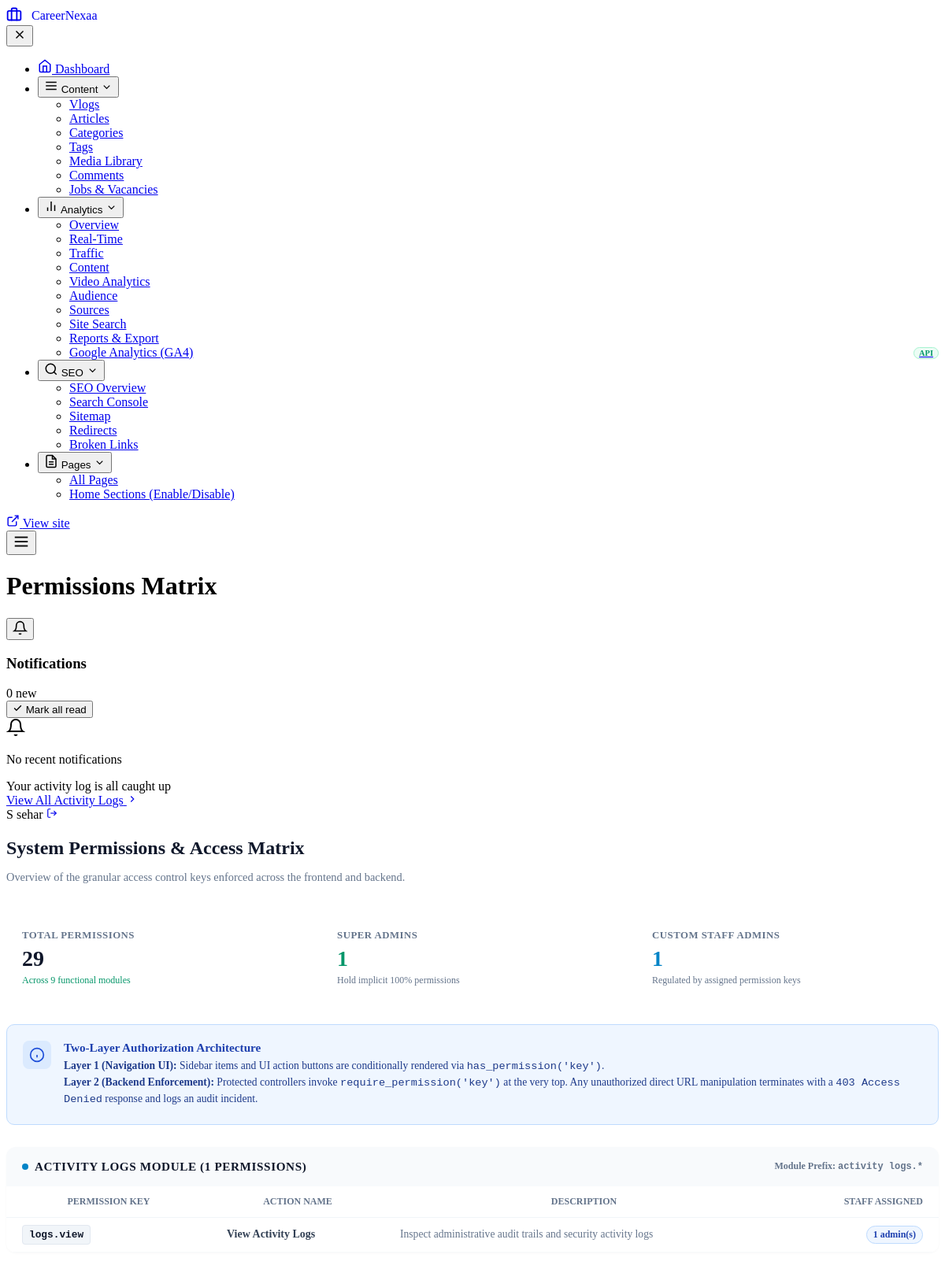
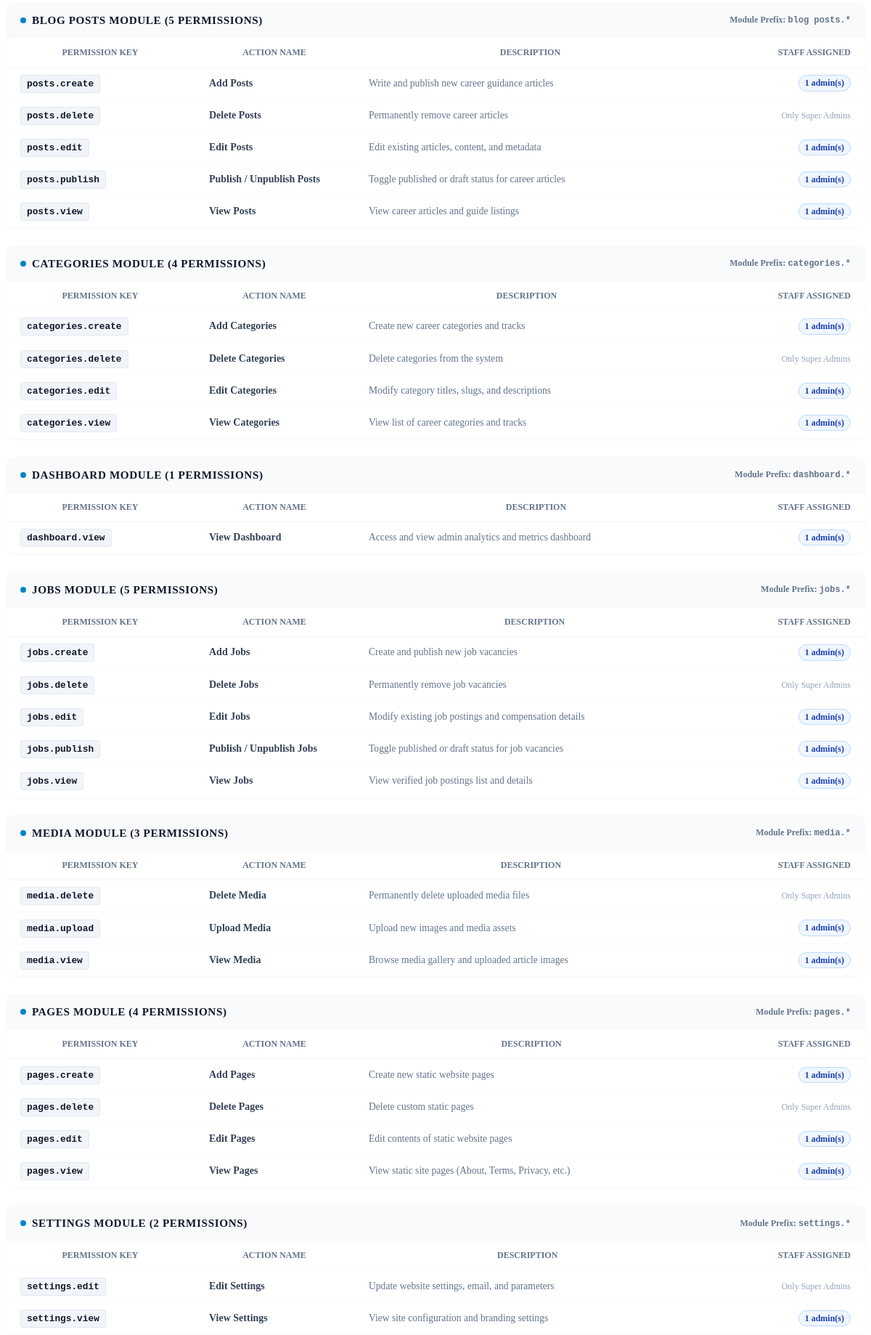
The page /admin/permissions/index.php (signed in, upper part) on the database its author committed (2 pictures, top to bottom).
### tables this page shows
CREATE TABLE `permissions` (
  `id` int(11) NOT NULL AUTO_INCREMENT,
  `permission_key` varchar(60) NOT NULL,
  `permission_name` varchar(100) NOT NULL,
  `module` varchar(50) NOT NULL,
  `description` varchar(255) DEFAULT NULL,
  `created_at` timestamp NOT NULL DEFAULT current_timestamp(),
  PRIMARY KEY (`id`),
  UNIQUE KEY `permission_key` (`permission_key`)
);

### admin/permissions/index.php (the view, shortened to what the rows shown need)
<?php
require_once __DIR__ . '/../../includes/functions.php';
require_once __DIR__ . '/../includes/auth-check.php';
$adminPageTitle = "Permissions Matrix";
require_once __DIR__ . '/../includes/admin-header.php';
$db = getDBConnection();
$sql = "
    SELECT
        p.*,
        GROUP_CONCAT(a.name ORDER BY a.name SEPARATOR '|||') as admin_names,
        COUNT(ap.admin_id) as assigned_count
    FROM permissions p
    LEFT JOIN admin_permissions ap ON p.id = ap.permission_id
    LEFT JOIN admins a ON ap.admin_id = a.id
    GROUP BY p.id
    ORDER BY p.module ASC, p.permission_key ASC
";
$rawPerms = $db->query($sql)->fetchAll(PDO::FETCH_ASSOC);
$modules = [];
foreach ($rawPerms as $p) {
    $modules[$p['module']][] = $p;
}
?>
<div class="admin-page-header" style="display:flex; justify-content:space-between; align-items:center; flex-wrap:wrap; gap:1rem; margin-bottom:1.5rem;">
    <div>
        <h2 style="font-family:var(--admin-heading); font-size:1.5rem; font-weight:800; color:#0f172a; margin-bottom:0.25rem;">
            System Permissions &amp; Access Matrix
        </h2>
    </div>
</div>
<div style="display:flex; flex-direction:column; gap:1.5rem;">
    <?php foreach ($modules as $moduleName => $perms): ?>
    <div class="admin-card" style="background:#ffffff; border:1px solid var(--admin-border); border-radius:12px; overflow:hidden; box-shadow:0 1px 3px rgba(0,0,0,0.03);">
        <div style="padding:1rem 1.25rem; background:#f8fafc; border-bottom:1px solid var(--admin-border); display:flex; justify-content:space-between; align-items:center;">
            <div style="font-weight:800; color:#0f172a; font-size:0.95rem; text-transform:uppercase; letter-spacing:0.04em; display:flex; align-items:center; gap:0.5rem;">
                <span style="width:8px; height:8px; border-radius:50%; background:#0284c7; display:inline-block;"></span>
                <?= h($moduleName) ?> Module (<?= count($perms) ?> permissions)
            </div>
            <span style="font-size:0.75rem; color:#64748b; font-weight:600;">Module Prefix: <code><?= strtolower(h($moduleName)) ?>.*</code></span>
        </div>
        <div style="overflow-x:auto;">
            <table class="admin-table" style="width:100%; border-collapse:collapse; font-size:0.875rem;">
                <thead>
                    <tr style="border-bottom:1px solid #f1f5f9; color:#64748b; font-size:0.75rem; text-transform:uppercase;">
                        <th style="padding:0.75rem 1.25rem; width:220px;">Permission Key</th>
                        <th style="padding:0.75rem 1.25rem; width:180px;">Action Name</th>
                        <th style="padding:0.75rem 1.25rem;">Description</th>
                        <th style="padding:0.75rem 1.25rem; text-align:right;">Staff Assigned</th>
                    </tr>
                </thead>
                <tbody>
                    <?php foreach ($perms as $p): ?>
                    <tr style="border-bottom:1px solid #f8fafc;">
                        <td style="padding:0.85rem 1.25rem; font-family:monospace; font-weight:700; color:#0f172a;">
                            <span style="background:#f1f5f9; padding:0.25rem 0.5rem; border-radius:4px; border:1px solid #e2e8f0; font-size:0.8rem;">
                                <?= h($p['permission_key']) ?>
                            </span>
                        </td>
                        <td style="padding:0.85rem 1.25rem; font-weight:700; color:#334155;">
                            <?= h($p['permission_name']) ?>
                        </td>
                        <td style="padding:0.85rem 1.25rem; color:#64748b; font-size:0.85rem;">
                            <?= h($p['description']) ?>
                        </td>
                        <td style="padding:0.85rem 1.25rem; text-align:right;">
                            <?php if ($p['assigned_count'] > 0): ?>
                                <span style="background:#eff6ff; color:#1e40af; border:1px solid #bfdbfe; font-size:0.75rem; font-weight:700; padding:0.2rem 0.5rem; border-radius:999px;">
                                    <?= (int)$p['assigned_count'] ?> admin(s)
                                </span>
                            <?php else: ?>
                                <span style="color:#94a3b8; font-size:0.75rem;">Only Super Admins</span>
                            <?php endif; ?>
                        </td>
                    </tr>
                    <?php endforeach; ?>
                </tbody>
            </table>
        </div>
    </div>
    <?php endforeach; ?>
</div>
<?php require_once __DIR__ . '/../includes/admin-footer.php'; ?>

### admin/includes/admin-header.php (shortened to what the rows shown need)
<?php
require_once __DIR__ . '/../../includes/functions.php';
require_once __DIR__ . '/auth-check.php';
$isSuperAdmin = is_super_admin();
if ($isSuperAdmin) {
    $displayNameClean = 'Super Admin';
    $userInitials = 'SA';
} else {
    $rawName = $currentUser['name'] ?? ($currentUser['username'] ?? 'Admin');
    $parts = explode(' ', trim($rawName));
    $displayNameClean = $parts[0];
    $userInitials = strtoupper(substr($parts[0], 0, 1) . (isset($parts[1]) ? substr($parts[1], 0, 1) : ''));
}
?>
<!DOCTYPE html>
<html lang="en">
<head>
    <link rel="stylesheet" href="<?= BASE_URL ?>/assets/css/admin.css?v=<?= filemtime(__DIR__ . '/../../assets/css/admin.css') ?>">
    <link rel="stylesheet" href="<?= BASE_URL ?>/assets/vendor/dropify/dropify.min.css">
    <link rel="stylesheet" href="<?= BASE_URL ?>/assets/vendor/summernote/summernote-lite.min.css">
</head>
<body class="admin-body">
    <div class="admin-main">
        <header class="admin-topbar">
            <div class="admin-topbar-left">
                <h1 class="admin-topbar-title"><?= isset($adminPageTitle) ? h($adminPageTitle) : 'Articles' ?></h1>
            </div>
            <div class="admin-topbar-right">
                <div class="admin-profile-chip-clean" title="Signed in as <?= h($displayNameClean) ?>">
                    <span class="avatar-circle-dark"><?= $userInitials ?></span>
                    <span class="avatar-name"><?= h($displayNameClean) ?></span>
                    <a href="<?= ADMIN_URL ?>/logout.php" class="logout-link-quick" title="Logout" onclick="return confirm('Sign out of admin session?');">
                        <svg width="14" height="14" viewBox="0 0 24 24" fill="none" stroke="currentColor" stroke-width="2"><path d="M9 21H5a2 2 0 0 1-2-2V5a2 2 0 0 1 2-2h4"></path><polyline points="16 17 21 12 16 7"></polyline><line x1="21" y1="12" x2="9" y2="12"></line></svg>
                    </a>
                </div>
            </div>
        </header>
        <div class="admin-content">

### rows shown on the page
permissions: permission_key "logs.view", permission_name "View Activity Logs", description "Inspect administrative audit trails and security activity logs", assigned_count "1"
permissions: permission_key "posts.create", permission_name "Add Posts", description "Write and publish new career guidance articles", assigned_count "1"
permissions: permission_key "posts.delete", permission_name "Delete Posts", description "Permanently remove career articles", shows "Only Super Admins"
permissions: permission_key "posts.edit", permission_name "Edit Posts", description "Edit existing articles, content, and metadata", assigned_count "1"
permissions: permission_key "posts.publish", permission_name "Publish / Unpublish Posts", description "Toggle published or draft status for career articles", assigned_count "1"
permissions: permission_key "posts.view", permission_name "View Posts", description "View career articles and guide listings", assigned_count "1"
permissions: permission_key "categories.create", permission_name "Add Categories", description "Create new career categories and tracks", assigned_count "1"
permissions: permission_key "categories.delete", permission_name "Delete Categories", description "Delete categories from the system", shows "Only Super Admins"
permissions: permission_key "categories.edit", permission_name "Edit Categories", description "Modify category titles, slugs, and descriptions", assigned_count "1"
permissions: permission_key "categories.view", permission_name "View Categories", description "View list of career categories and tracks", assigned_count "1"
permissions: permission_key "dashboard.view", permission_name "View Dashboard", description "Access and view admin analytics and metrics dashboard", assigned_count "1"
permissions: permission_key "jobs.create", permission_name "Add Jobs", description "Create and publish new job vacancies", assigned_count "1"
permissions: permission_key "jobs.delete", permission_name "Delete Jobs", description "Permanently remove job vacancies", shows "Only Super Admins"
permissions: permission_key "jobs.edit", permission_name "Edit Jobs", description "Modify existing job postings and compensation details", assigned_count "1"
permissions: permission_key "jobs.publish", permission_name "Publish / Unpublish Jobs", description "Toggle published or draft status for job vacancies", assigned_count "1"
permissions: permission_key "jobs.view", permission_name "View Jobs", description "View verified job postings list and details", assigned_count "1"
permissions: permission_key "media.delete", permission_name "Delete Media", description "Permanently delete uploaded media files", shows "Only Super Admins"
permissions: permission_key "media.upload", permission_name "Upload Media", description "Upload new images and media assets", assigned_count "1"
permissions: permission_key "media.view", permission_name "View Media", description "Browse media gallery and uploaded article images", assigned_count "1"
permissions: permission_key "pages.create", permission_name "Add Pages", description "Create new static website pages", assigned_count "1"
permissions: permission_key "pages.delete", permission_name "Delete Pages", description "Delete custom static pages", shows "Only Super Admins"
permissions: permission_key "pages.edit", permission_name "Edit Pages", description "Edit contents of static website pages", assigned_count "1"
permissions: permission_key "pages.view", permission_name "View Pages", description "View static site pages (About, Terms, Privacy, etc.)", assigned_count "1"
permissions: permission_key "settings.edit", permission_name "Edit Settings", description "Update website settings, email, and parameters", shows "Only Super Admins"
permissions: permission_key "settings.view", permission_name "View Settings", description "View site configuration and branding settings", assigned_count "1"

### other values the page prints
$adminSiteName "CareerNexaa"
$adminPageTitle "Permissions Matrix"
$userInitials "S"
$displayNameClean "sehar"
count($rawPerms) "29"
count($modules) "9"
$superAdminCount "1"
$standardAdminCount "1"
$moduleName "ACTIVITY LOGS"
count($perms) "1"
$moduleName "activity logs"
$moduleName "BLOG POSTS"
count($perms) "5"
$moduleName "blog posts"
$moduleName "CATEGORIES"
